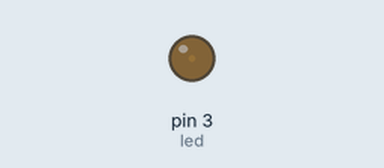
Bench run of a sketch on a simulated Arduino Uno, built with avr-gcc and run on an emulated ATmega328P. On the bench: output pins drawn as LEDs (lit = HIGH).

Above: at 0.05 s.
At 1.15 s:
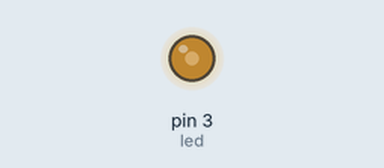
At 2.3 s:
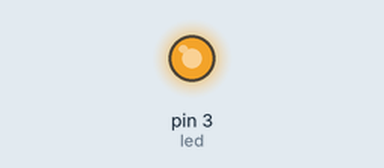
At 4.6 s:
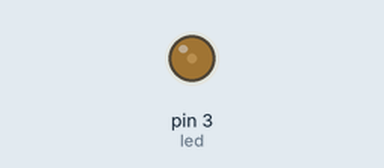
Timing chart, 0 to 6.7 s (numbered marks = the images above):
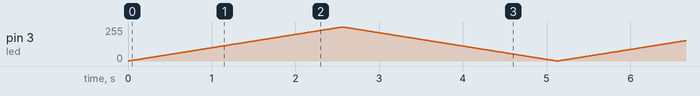

The sketch:

DiodeRegulator.ino
```cpp
int led = 3;

void setup() {
  // put your setup code here, to run once:
//  Serial.begin(9600);
}

void loop() {
  for (int on = 0; on <= 255; on++)
  {
    analogWrite(led, on);
//    Serial.println(on);
    delay(10);
  }
//  delay(1000);
//  а вместо digitalWrite(led, LOW) вставить
  for (int off = 255; off >= 0; off--)
  {
    analogWrite(led, off);
//    Serial.println(off);
    delay(10);
  }
//  delay(1000);
}
```
